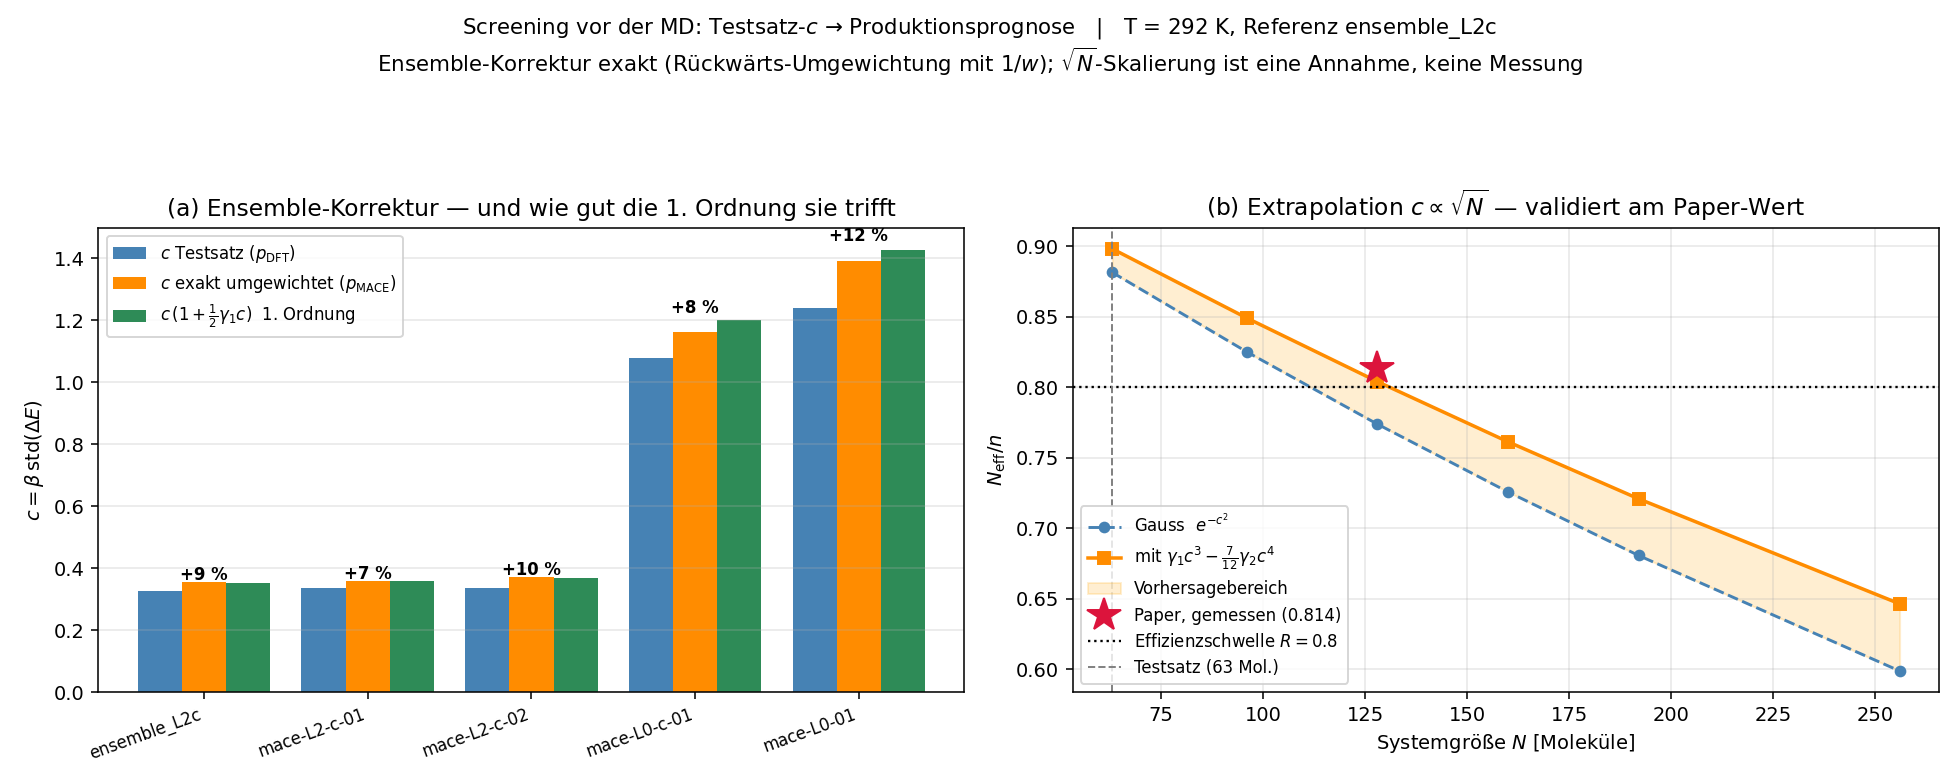

Recreate this plot in Python.
"""
Screening: aus dem Testsatz auf den Produktionslauf schliessen — vor der MD
============================================================================

DIE IDEE. Die DFT-Referenz des Testsatzes existiert bereits (sie fiel beim
Erzeugen der Trainingsdaten an). Man bekommt also

    c = beta * std(dE),    dE = E_DFT - E_MACE

fuer NULL neue DFT-Rechnungen, sobald ein Modell trainiert ist. Ist c zu gross,
bricht man ab, bevor MD und 5000 Einzelpunkte gerechnet werden. Ohne diesen
Schritt erfaehrt man erst am Ende, dass das Modell nicht traegt.

Der Schritt liefert allerdings c fuer den TESTSATZ. Gebraucht wird c fuer den
Produktionslauf, und der unterscheidet sich in zwei Punkten:

  (1) ENSEMBLE. Der Testsatz ist (Annahme) DFT-gesampelt, die Produktions-MD
      laeuft auf MACE. Korrektur: uq_mace.reweighting.ensemble_shift, exakt per
      Rueckwaerts-Umgewichtung mit 1/w. Fuer L2c sind das rund +9 % auf c.
      Richtung: die Testsatz-Schaetzung ist OPTIMISTISCH.

  (2) SYSTEMGROESSE. Der Testsatz hat 63 Molekuele, das Paper rechnet bis 128.
      Skalierung c ∝ sqrt(N) unter der Blockunabhaengigkeits-Annahme
      (siehe 11_error_correlation).

VALIDIERUNG. Beides zusammen auf 128 Molekuele angewandt ergibt eine Vorhersage
fuer N_eff/n, die sich gegen den im Paper GEMESSENEN Wert halten laesst
(Hilpert & Kresse 2026: 0.814 bei 128 Molekuelen, aus der echten MACE-MD mit
5000 Frames). Das ist der einzige unabhaengige Test, ob die Extrapolation vom
Testsatz auf den Produktionslauf ueberhaupt traegt.

WAS DAS SKRIPT NICHT LEISTET. Es sagt nichts ueber tau_corr der Trajektorie -
die 5000 Produktionsframes sind nicht unabhaengig, und der Kish-Schaetzer weiss
davon nichts. Und es sagt nichts darueber, wie gross N_eff sein MUSS; das haengt
an der geforderten Genauigkeit der thermophysikalischen Groessen.

Ausfuehren:
    python analyses/12_screening/screening_extrapolation.py
    python analyses/12_screening/screening_extrapolation.py --temperature 298
    python analyses/12_screening/screening_extrapolation.py --n-molecules 63 \
        --paper-n 128 --paper-ratio 0.814
"""
from __future__ import annotations

import argparse
import csv
from pathlib import Path

import numpy as np
import matplotlib

matplotlib.use("Agg")
import matplotlib.pyplot as plt

from uq_mace.predictions import load_energies
from uq_mace.reweighting import (
    effective_sample_size,
    ensemble_shift,
    neff_ratio_cumulant,
    psis_khat,
    reweighting_weights,
    scale_to_system_size,
)

HERE = Path(__file__).resolve().parent
ROOT = Path(__file__).resolve().parents[2]
CACHE = ROOT / "cache"
K_B = 8.617333262e-5  # eV/K


def tidy(name: str) -> str:
    for a, b in (("single_", ""), ("mace_energies_", ""), ("predictions_", ""),
                 ("_testbig", ""), ("_testsmall", "")):
        name = name.replace(a, b)
    return name


def analyse(path: Path, beta: float) -> dict:
    e_dft, e_mace = load_energies(path)
    dE = e_dft - e_mace
    r = ensemble_shift(dE, beta)

    w = reweighting_weights(e_dft, e_mace, beta)
    r["neff_ratio_measured"] = effective_sample_size(w) / dE.size
    r["khat"] = psis_khat(w)
    r["name"] = tidy(path.stem)
    r["rel_error"] = (r["c_first_order"] - r["c_exact"]) / r["c_exact"] * 100
    r["shift_pct"] = (r["c_exact"] / r["c_test"] - 1.0) * 100
    return r


def collect(beta: float, explicit: list[str] | None) -> list[dict]:
    if explicit:
        paths = [Path(p) for p in explicit]
    else:
        paths, seen = [], set()
        for p in sorted(CACHE.glob("*.npz")):
            try:
                if "e_dft" not in np.load(p, allow_pickle=True).files:
                    continue
            except Exception:
                continue
            # predictions_* und mace_energies_* sind fuer dasselbe Ensemble
            # identisch -> nur einmal auswerten
            key = tidy(p.stem)
            if key in seen:
                continue
            seen.add(key)
            paths.append(p)
    if not paths:
        raise SystemExit(f"Keine auswertbaren Caches in {CACHE}.")
    return sorted((analyse(p, beta) for p in paths), key=lambda r: r["c_test"])


def size_series(row: dict, n_from: int, targets) -> list[dict]:
    """N_eff/n als Funktion der Systemgroesse, ausgehend von c_exact."""
    out = []
    for n_to in targets:
        s = scale_to_system_size(row["c_exact"], row["gamma1"], row["gamma2"],
                                 n_from, n_to)
        s["ratio_gauss"] = neff_ratio_cumulant(s["c"])
        s["ratio_skew"] = neff_ratio_cumulant(s["c"], s["gamma1"], s["gamma2"])
        s["rest"] = (2 * s["c"]) ** 5 / 120.0      # Restabschaetzung, kappa_5 ~ 1
        out.append(s)
    return out


def main():
    ap = argparse.ArgumentParser(description=__doc__,
                                 formatter_class=argparse.RawDescriptionHelpFormatter)
    ap.add_argument("--caches", nargs="+", default=None)
    ap.add_argument("--temperature", type=float, default=292.0)
    ap.add_argument("--n-molecules", type=int, default=63,
                    help="Molekuele im Testsatz (water_testset_big: 63)")
    ap.add_argument("--reference", default="ensemble_L2c",
                    help="Modell fuer die Systemgroessen-Extrapolation")
    ap.add_argument("--paper-n", type=int, default=128)
    ap.add_argument("--paper-ratio", type=float, default=0.814,
                    help="im Paper gemessenes N_eff/n bei --paper-n Molekuelen")
    ap.add_argument("--outdir", type=Path, default=HERE)
    args = ap.parse_args()

    beta = 1.0 / (K_B * args.temperature)
    rows = collect(beta, args.caches)
    args.outdir.mkdir(parents=True, exist_ok=True)

    # ---- Teil 1: Ensemble-Korrektur ----
    print(f"\nT = {args.temperature:.0f} K,  beta = {beta:.2f} eV^-1,  "
          f"Testsatz = {args.n_molecules} Molekuele")
    print("=" * 100)
    print("TEIL 1 — Ensemble-Korrektur:  Testsatz (p_DFT)  ->  Produktion (p_MACE)")
    print("-" * 100)
    print(f"{'Modell':<20}{'c_test':>8}{'gamma1':>9}{'c exakt':>10}{'c 1.Ord':>10}"
          f"{'Verschieb.':>12}{'Fehler':>9}{'N_eff rueckw.':>15}")
    print("-" * 100)
    for r in rows:
        print(f"{r['name']:<20}{r['c_test']:>8.3f}{r['gamma1']:>+9.3f}"
              f"{r['c_exact']:>10.3f}{r['c_first_order']:>10.3f}"
              f"{r['shift_pct']:>+11.1f}%{r['rel_error']:>+8.1f}%"
              f"{r['neff_backward']:>10.0f}/{r['n']:<4d}")
    print("=" * 100)
    print("  Verschieb. = (c_exakt/c_test - 1), also wie stark das MACE-Ensemble")
    print("               die dE-Verteilung verbreitert.  Positiv = Testsatz zu optimistisch.")
    print("  Fehler     = Abweichung der Entwicklung 1. Ordnung c(1+g1*c/2) vom exakten Wert.")
    print("  N_eff rueckw. = Guete der Rueckwaerts-Umgewichtung selbst. Klein -> c_exakt verrauscht.")

    # ---- Teil 2: Systemgroessen-Extrapolation ----
    ref = next((r for r in rows if r["name"] == args.reference), None)
    if ref is None:
        ref = rows[0]
        print(f"\n  ({args.reference} nicht gefunden, nehme {ref['name']})")

    targets = sorted({args.n_molecules, 96, args.paper_n, 160, 192, 256})
    series = size_series(ref, args.n_molecules, targets)

    print(f"\nTEIL 2 — Systemgroessen-Extrapolation, ausgehend von {ref['name']} "
          f"(c_exakt = {ref['c_exact']:.3f})")
    print("=" * 100)
    print(f"{'N [Molek.]':>11}{'c':>8}{'gamma1':>9}{'N_eff/n Gauss':>15}"
          f"{'mit Schiefe':>13}{'Rest (2c)^5/5!':>16}")
    print("-" * 100)
    for s in series:
        mark = "   <- Paper" if s["n_molecules"] == args.paper_n else ""
        print(f"{s['n_molecules']:>11d}{s['c']:>8.3f}{s['gamma1']:>9.3f}"
              f"{s['ratio_gauss']:>15.3f}{s['ratio_skew']:>13.3f}"
              f"{s['rest']:>16.3f}{mark}")
    print("=" * 100)

    hit = next((s for s in series if s["n_molecules"] == args.paper_n), None)
    if hit:
        lo, hi = sorted((hit["ratio_gauss"], hit["ratio_skew"]))
        dev = 100 * (hit["ratio_skew"] - args.paper_ratio) / args.paper_ratio
        print(f"\nVALIDIERUNG bei {args.paper_n} Molekuelen:")
        print(f"  Vorhersage aus dem Testsatz : {lo:.3f} (Gauss) ... {hi:.3f} (mit Schiefe)")
        print(f"  im Paper gemessen           : {args.paper_ratio:.3f}")
        print(f"  Abweichung zum besseren (Schiefe-)Wert: {dev:+.1f} %")
        print("\n  Einordnung: die Spanne Gauss...Schiefe ist KEIN Konfidenzintervall,")
        print("  sondern zeigt nur, wie stark die Formkorrektur eingreift. Massgeblich")
        print("  ist der Schiefe-Wert; die Gauss-Zahl steht als konservative Schranke daneben.")
        if abs(dev) < 5:
            print(f"  {abs(dev):.1f} % Abweichung bei einer Extrapolation ueber Faktor "
                  f"{args.paper_n/args.n_molecules:.1f} in der Systemgroesse.")
        else:
            print(f"  {abs(dev):.1f} % Abweichung — gross genug, um die sqrt(N)-Annahme")
            print("  oder die Ensemble-Korrektur in Frage zu stellen. Nachpruefen.")
        print("\n  Ein einzelner Datenpunkt. Er zeigt, dass die Groessenordnung stimmt,")
        print("  nicht, dass die Extrapolation allgemein traegt.")

    # ---- CSV ----
    f1 = args.outdir / "screening_ensemble_shift.csv"
    with open(f1, "w", newline="") as fh:
        wr = csv.writer(fh, lineterminator="\n")
        wr.writerow(["model", "n", "c_test", "gamma1", "gamma2", "c_exact",
                     "c_first_order", "shift_pct", "rel_error_pct",
                     "neff_backward", "neff_ratio_measured", "khat"])
        for r in rows:
            wr.writerow([r["name"], r["n"], f"{r['c_test']:.5f}", f"{r['gamma1']:.5f}",
                         f"{r['gamma2']:.5f}", f"{r['c_exact']:.5f}",
                         f"{r['c_first_order']:.5f}", f"{r['shift_pct']:.3f}",
                         f"{r['rel_error']:.3f}", f"{r['neff_backward']:.1f}",
                         f"{r['neff_ratio_measured']:.5f}", f"{r['khat']:.4f}"])

    f2 = args.outdir / "screening_size_scaling.csv"
    with open(f2, "w", newline="") as fh:
        wr = csv.writer(fh, lineterminator="\n")
        wr.writerow(["n_molecules", "c", "gamma1", "gamma2",
                     "neff_ratio_gauss", "neff_ratio_skew", "series_rest"])
        for s in series:
            wr.writerow([s["n_molecules"], f"{s['c']:.5f}", f"{s['gamma1']:.5f}",
                         f"{s['gamma2']:.5f}", f"{s['ratio_gauss']:.5f}",
                         f"{s['ratio_skew']:.5f}", f"{s['rest']:.5f}"])

    # ---- Plot ----
    fig, (a1, a2) = plt.subplots(1, 2, figsize=(14, 5.6))

    x = np.arange(len(rows))
    wdt = 0.27
    a1.bar(x - wdt, [r["c_test"] for r in rows], wdt, label="$c$ Testsatz ($p_\\mathrm{DFT}$)",
           color="steelblue")
    a1.bar(x, [r["c_exact"] for r in rows], wdt, label="$c$ exakt umgewichtet ($p_\\mathrm{MACE}$)",
           color="darkorange")
    a1.bar(x + wdt, [r["c_first_order"] for r in rows], wdt,
           label="$c\\,(1+\\frac{1}{2}\\gamma_1 c)$  1. Ordnung", color="seagreen")
    for i, r in enumerate(rows):
        a1.text(i, max(r["c_exact"], r["c_first_order"]) * 1.02,
                f"{r['shift_pct']:+.0f} %", ha="center", fontsize=8.5, fontweight="bold")
    a1.set_xticks(x)
    a1.set_xticklabels([r["name"] for r in rows], rotation=20, ha="right", fontsize=8.5)
    a1.set_ylabel("$c = \\beta\\,\\mathrm{std}(\\Delta E)$")
    a1.set_title("(a) Ensemble-Korrektur — und wie gut die 1. Ordnung sie trifft")
    a1.legend(fontsize=8.5)
    a1.grid(alpha=0.3, axis="y")

    nn = np.array([s["n_molecules"] for s in series])
    a2.plot(nn, [s["ratio_gauss"] for s in series], "o--", color="steelblue",
            lw=1.5, ms=5, label="Gauss  $e^{-c^2}$")
    a2.plot(nn, [s["ratio_skew"] for s in series], "s-", color="darkorange",
            lw=1.8, ms=6, label="mit $\\gamma_1 c^3 - \\frac{7}{12}\\gamma_2 c^4$")
    a2.fill_between(nn, [s["ratio_gauss"] for s in series],
                    [s["ratio_skew"] for s in series], color="orange", alpha=0.18,
                    label="Vorhersagebereich")
    a2.plot([args.paper_n], [args.paper_ratio], "*", color="crimson", ms=18,
            label=f"Paper, gemessen ({args.paper_ratio:.3f})", zorder=5)
    a2.axhline(0.8, color="k", ls=":", lw=1.2, label="Effizienzschwelle $R=0.8$")
    a2.axvline(args.n_molecules, color="gray", ls="--", lw=1,
               label=f"Testsatz ({args.n_molecules} Mol.)")
    a2.set_xlabel("Systemgröße $N$ [Moleküle]")
    a2.set_ylabel("$N_\\mathrm{eff}/n$")
    a2.set_title("(b) Extrapolation $c \\propto \\sqrt{N}$ — validiert am Paper-Wert")
    a2.legend(fontsize=8.5, loc="lower left")
    a2.grid(alpha=0.3)

    fig.suptitle(
        f"Screening vor der MD: Testsatz-$c$ → Produktionsprognose   |   "
        f"T = {args.temperature:.0f} K, Referenz {ref['name']}\n"
        f"Ensemble-Korrektur exakt (Rückwärts-Umgewichtung mit $1/w$); "
        f"$\\sqrt{{N}}$-Skalierung ist eine Annahme, keine Messung",
        fontsize=11)
    fig.tight_layout(rect=(0, 0, 1, 0.90))
    out = args.outdir / "screening_extrapolation.png"
    fig.savefig(out, dpi=140)
    print(f"\n[plot ] {out}")
    print(f"[csv  ] {f1}")
    print(f"[csv  ] {f2}")


if __name__ == "__main__":
    main()
